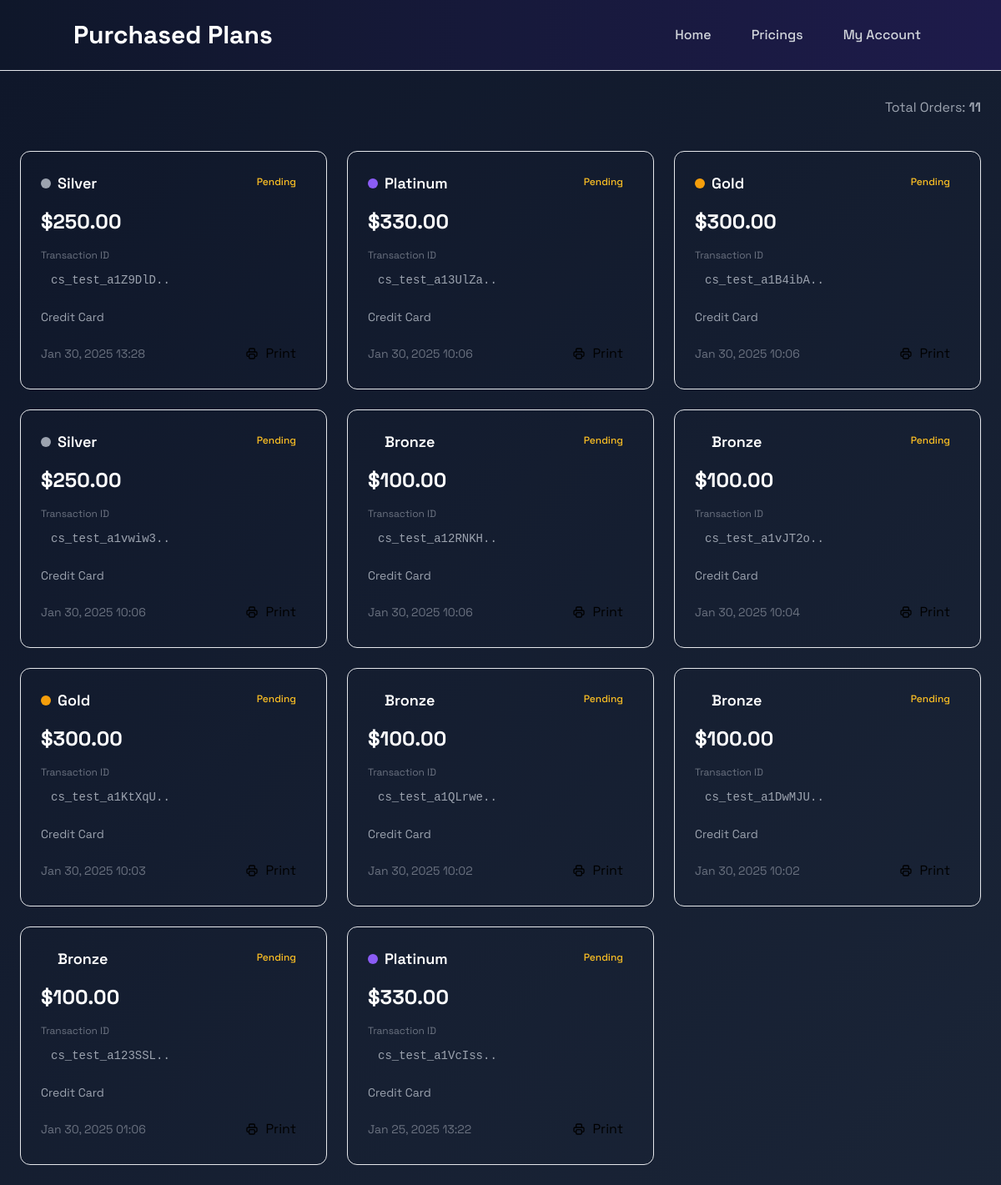
The page /orders/ (signed in) on the database its author committed.
### base/models.py (models this page shows, shortened)
class Subscription(models.Model):
    STATUS_CHOICES = [
        ('Pending', 'Pending'),
        ('Completed', 'Completed'),
        ('Cancelled', 'Cancelled'),
    ]
    PLAN_CHOICES = [
        ('Bronze', 'Bronze'),
        ('Silver', 'Silver'),
        ('Gold', 'Gold'),
        ('Platinum', 'Platinum'),
        ('None', 'None'),
    ]
    PAYMENT_METHODS = [
        ('Credit Card', 'Credit Card'),
        ('PayPal', 'PayPal'),
    ]
    user = models.ForeignKey(User, on_delete=models.CASCADE, related_name="orders", default=None)
    django_id = models.CharField(max_length=255, unique=True, default='')
    stripe_transaction_id = models.CharField(max_length=255, null=True, blank=True, default='')
    list_of_items = models.JSONField(default=dict)
    status = models.CharField(max_length=50, choices=STATUS_CHOICES, default='Pending')
    datetime = models.DateTimeField(auto_now_add=True)
    cost = models.DecimalField(max_digits=10, decimal_places=2, default=0.00)
    payment = models.CharField(max_length=20, choices=PAYMENT_METHODS, default='Not Specified')
    purchased_plan = models.CharField(max_length=50, choices=PLAN_CHOICES, default='None')

### base/views.py (the view)
# urls.py: path("orders/", orders, name="orders"),
def orders(request):
    orders = Subscription.objects.filter(user=request.user).order_by('-datetime')
    return render(request, "order.html", {'orders': orders})

### base/templates/order.html (shortened to what this page needs)
{% include 'navbar.html' %}
{% block content %}
<div class="orders-bg min-h-screen p-6">
    <div class="max-w-7xl mx-auto">
        <div class="flex justify-between items-center mb-8 slide-up">
            <h1 class="text-4xl font-bold bg-gradient-to-r from-violet-400 to-purple-600 bg-clip-text text-transparent">
            </h1>
            <span class="text-gray-400">
                Total Orders:
                <span class="text-violet-400 font-bold">{{ orders|length }}</span>
            </span>
        </div>
        {% if orders %}
        <div class="grid grid-cols-1 md:grid-cols-2 lg:grid-cols-3 gap-6">
            {% for o in orders %}
            <div class="scale-in card-hover" style="animation-delay: {{ forloop.counter0 }}00ms">
                <div class="bg-gray-900/80 backdrop-blur-xl border border-gray-800/50 rounded-xl overflow-hidden">
                    <div class="p-6">
                        <div class="flex justify-between items-start mb-4">
                            <div class="flex items-center gap-2">
                                <div class="w-3 h-3 rounded-full
                                    {% if o.purchased_plan == 'Bronze' %}bg-amber-700
                                    {% elif o.purchased_plan == 'Silver' %}bg-gray-400
                                    {% elif o.purchased_plan == 'Gold' %}bg-yellow-500
                                    {% elif o.purchased_plan == 'Platinum' %}bg-purple-500{% endif %}">
                                </div>
                                <span class="text-lg font-semibold text-white">{{ o.purchased_plan }}</span>
                            </div>
                            <span class="px-3 py-1 rounded-full text-xs font-medium
                                {% if o.status == 'Completed' %}bg-green-500/10 text-green-400
                                {% elif o.status == 'Pending' %}bg-yellow-500/10 text-yellow-400
                                {% else %}bg-red-500/10 text-red-400{% endif %}">
                                {{ o.status }}
                            </span>
                        </div>
                        <div class="mb-4">
                            <span class="text-2xl font-bold text-white">${{ o.cost }}</span>
                        </div>
                        <div class="mb-4">
                            <label class="text-xs text-gray-500 block mb-1">Transaction ID</label>
                            <div class="font-mono text-sm text-gray-400 bg-gray-800/50 rounded-lg px-3 py-2">
                                {{ o.stripe_transaction_id|slice:":15" }}..
                            </div>
                        </div>
                        <div class="flex items-center gap-2 mb-4">
                            <span class="text-gray-400 text-sm">{{ o.payment }}</span>
                        </div>
                        <div class="flex justify-between items-center">
                            <div class="text-gray-500 text-sm">
                                {{ o.datetime|date:"M d, Y H:i" }}
                            </div>
                            <button onclick="printTransaction('{{ o.stripe_transaction_id }}', '{{ o.purchased_plan }}', '{{ o.cost }}', '{{ o.status }}', '{{ o.payment }}', '{{ o.datetime|date:"M d, Y H:i" }}')"
                                class="flex items-center gap-2 px-3 py-1.5 bg-violet-500/10 text-violet-400 rounded-lg hover:bg-violet-500/20 transition-colors duration-200">
                                Print
                            </button>
                        </div>
                    </div>
                </div>
            </div>
            {% endfor %}
        </div>
        {% endif %}
    </div>
</div>
{% endblock %}

### base/templates/order.html (style rules this page uses)
.orders-bg { background: linear-gradient(-45deg, #1a1a1a, #1e1b4b, #1e293b, #0f172a); background-size: 400% 400%; animation: gradient 15s ease infinite; }
.scale-in { animation: scale-in 0.6s ease-out forwards; }
.slide-up { animation: slide-up 0.8s ease-out forwards; }
.card-hover { transition: all 0.3s ease; }

### rows shown on the page
Subscription: purchased_plan "Silver", status "Pending", cost "250.00", stripe_transaction_id "cs_test_a1Z9DlD", payment "Credit Card", datetime "Jan 30, 2025 13:28"
Subscription: purchased_plan "Platinum", status "Pending", cost "330.00", stripe_transaction_id "cs_test_a13UlZa", payment "Credit Card", datetime "Jan 30, 2025 10:06"
Subscription: purchased_plan "Gold", status "Pending", cost "300.00", stripe_transaction_id "cs_test_a1B4ibA", payment "Credit Card", datetime "Jan 30, 2025 10:06"
Subscription: purchased_plan "Silver", status "Pending", cost "250.00", stripe_transaction_id "cs_test_a1vwiw3", payment "Credit Card", datetime "Jan 30, 2025 10:06"
Subscription: purchased_plan "Bronze", status "Pending", cost "100.00", stripe_transaction_id "cs_test_a12RNKH", payment "Credit Card", datetime "Jan 30, 2025 10:06"
Subscription: purchased_plan "Bronze", status "Pending", cost "100.00", stripe_transaction_id "cs_test_a1vJT2o", payment "Credit Card", datetime "Jan 30, 2025 10:04"
Subscription: purchased_plan "Gold", status "Pending", cost "300.00", stripe_transaction_id "cs_test_a1KtXqU", payment "Credit Card", datetime "Jan 30, 2025 10:03"
Subscription: purchased_plan "Bronze", status "Pending", cost "100.00", stripe_transaction_id "cs_test_a1QLrwe", payment "Credit Card", datetime "Jan 30, 2025 10:02"
Subscription: purchased_plan "Bronze", status "Pending", cost "100.00", stripe_transaction_id "cs_test_a1DwMJU", payment "Credit Card", datetime "Jan 30, 2025 10:02"
Subscription: purchased_plan "Bronze", status "Pending", cost "100.00", stripe_transaction_id "cs_test_a123SSL", payment "Credit Card", datetime "Jan 30, 2025 01:06"
Subscription: purchased_plan "Platinum", status "Pending", cost "330.00", stripe_transaction_id "cs_test_a1VcIss", payment "Credit Card", datetime "Jan 25, 2025 13:22"

### other values the page prints
{{ orders|length }} "11"
